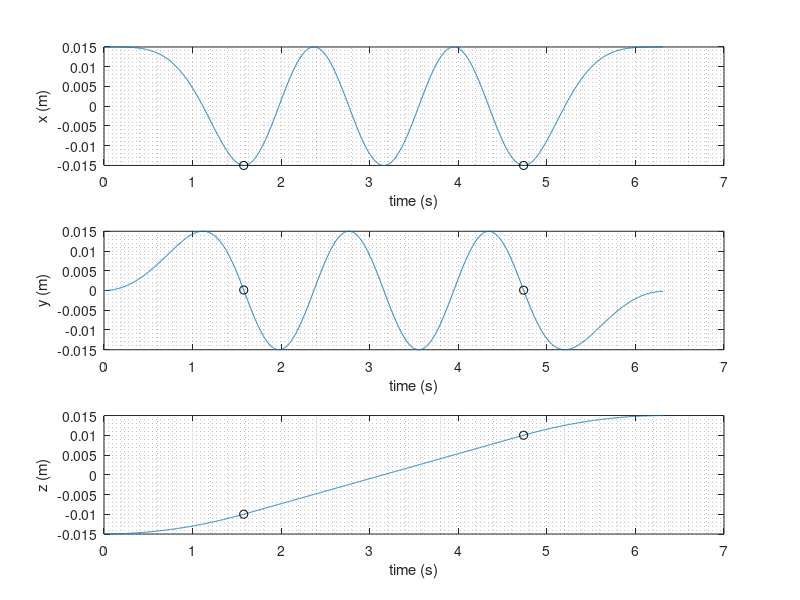
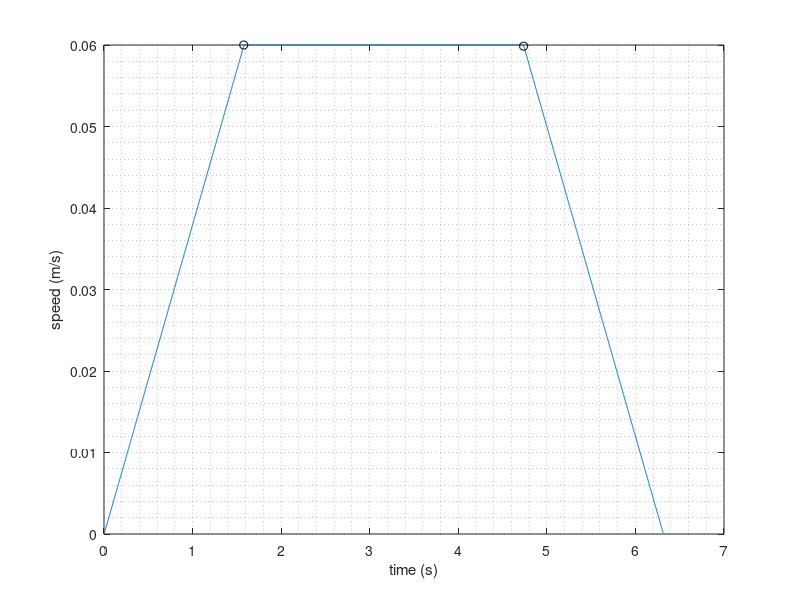
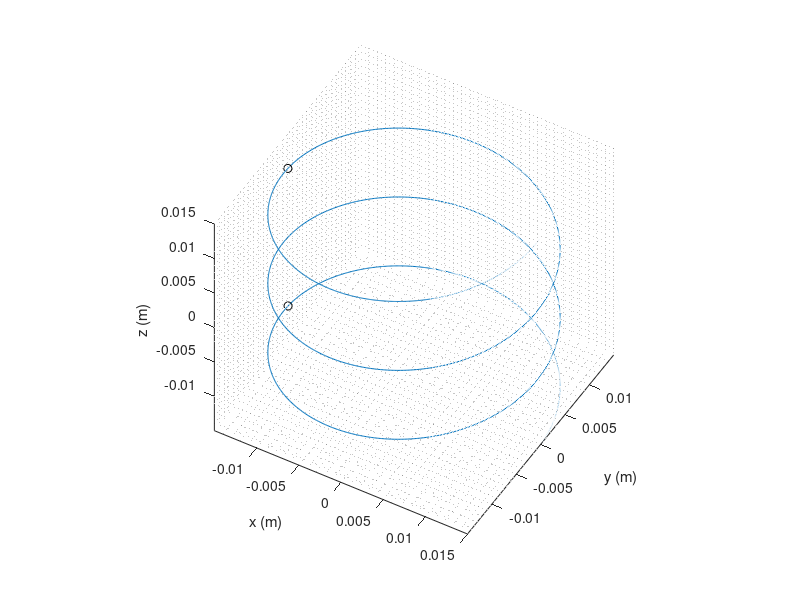

Source code (MATLAB) for these figures, in order: (Note: this script raises an error after producing the figures.)
% Structured Trajectory for Accuracy testing and requirements definition
% Created: 2017-01-24 David Monteverde
% Updates:
% 2017-01-26 DRM - added parameter merging_steps to account for
%      settling of inverse kinematics (before this number was 1 by default)
% 2017-02-07 DRM - remove modified helix pattern('flowers'); options for helix are
%    now 'fast' and 'slow'

clc
close all; clear all

%% choose desired pattern
% uncomment one choice:
pattern = 'helixfast';
%pattern = 'helixslow';

%% choose desired pose
% uncomment one choice:
pose = 'toolreach_mid';
%pose = 'toolreach_min';
%pose = 'toolreach_max';

%% parameters for base helical (circular) pattern:
d = 0.030; % m, circle (helix) diameter
samprate = 400; % Hz, sampling rate
% circle (projection of helix) defined on x-y plane, then trajectory is rotated with following Euler angles:
alpha = deg2rad(0); % rotation about x axis
beta = deg2rad(30);  % rotation about y axis
% cruising speeds:
switch pattern
    case 'helixfast'
        v = 0.060;  % m/s, TSE linear speed
    case 'helixslow'
        v = 0.015;  % m/s, TSE linear speed
end

dReach_lim = 0.054; % m, minimum allowed distance between TSE and RCM, 
%    given by: allowable speed limit, tool mass and nominal trajectory speed. 
%    For now just used in adjusting q_toolreach_min, and later verifying in last plot. 
%    dReach_lim = 0.054 assumes tool mass is 350 g and TSE speed is 60 mm/s

%% Calcs:
% construct base helix trajectory as follows:
% begin and end at zero speed [t0]
% half turn at constant acceleration [t0 t1]
% two turns at constant (cruising) speed [t1 t2]
% half turn at constant deceleration [t2 t3]
% so helix has a total of 3 turns
% depth of helix (along z) is same as diameter

r = d/2; % radius
N = 3; % number of turns
pitch = d/N; % m, helix pitch

phi = atan(pitch/(2*pi*r)); % helix pitch angle

vRadial = v*cos(phi); % velocity projected on x-y plane 
vAxial = v*sin(phi); % velocity projected on z direction

wRadial = vRadial/r; % circle angular velocity (rad/s, on x-y plane)

theta_ramping = pi; % half circle
theta_coasting = 2*pi*(N-1); % two turns
% angular acceleration (for circle on x-y plane)
aRadial = (wRadial^2)/(2*theta_ramping);

dist_ramping = pitch/2; % corresponding to half circle
aAxial = (vAxial^2)/(2*dist_ramping);  % linear acceleration (along z)

% time period durations
t1 = wRadial/aRadial;  % during acceleration
t2 = theta_coasting/wRadial; % during coasting
t3 = t1; % during deceleration

% time vectors
tstep = 1/samprate; % time step (in seconds)
t01 = (0:tstep:t1)'; % acceleration
t12 = (tstep:tstep:t2)'; % coasting
t23 = (tstep:tstep:t3)'; % deceleration

% corresponding angles (as functions of time, circle motion on x-y plane)
theta01 = 0.5*aRadial*t01.^2; % acceleration
theta12 = wRadial*t12; % coasting
theta23 = wRadial*t23 - 0.5*aRadial*t23.^2; % deceleration

% corresponding distances on z-direction
z01 = 0.5*aAxial*t01.^2; % acceleration
z12 = vAxial*t12; % coasting
z23 = vAxial*t23 - 0.5*aAxial*t23.^2; % deceleration

% join sections
t = [t01
    t01(end)+t12
    t01(end)+t12(end)+t23];
theta = [theta01
    theta01(end)+theta12
    theta01(end)+theta12(end)+theta23];
z = [z01
    z01(end)+z12
    z01(end)+z12(end)+z23];

n = length(t); % number of steps
% generate pattern
x = zeros(n,1);
y = zeros(n,1);
z = z - median(z); % re-center vector about zero

% generate circle (planar projection of helix, on x-y plane)
for i=1:n
    x(i) = r*cos(theta(i));
    y(i) = r*sin(theta(i));
end

coasting_start = length(t01); % index
coasting_end = length(t01)+length(t12)+1; % index

% plot position vs time
figure(1)
subplot(3,1,1)
plot(t,x)
hold on
plot(t(coasting_start),x(coasting_start),'ko')
plot(t(coasting_end),x(coasting_end),'ko')
grid minor
xlabel('time (s)'); ylabel('x (m)')

subplot(3,1,2)
plot(t,y)
hold on
plot(t(coasting_start),y(coasting_start),'ko')
plot(t(coasting_end),y(coasting_end),'ko')
grid minor
xlabel('time (s)'); ylabel('y (m)')

subplot(3,1,3)
plot(t,z)
hold on
plot(t(coasting_start),z(coasting_start),'ko')
plot(t(coasting_end),z(coasting_end),'ko')
grid minor
xlabel('time (s)'); ylabel('z (m)')

% plot speed vs time
figure(2)
speed = zeros(n-1,1);  % initialize
for i=1:n-1
    speed(i) = norm([x(i+1)-x(i)  y(i+1)-y(i)  z(i+1)-z(i)]) / tstep;
end  
plot(t(2:end),speed)
hold on
plot(t(coasting_start),speed(coasting_start),'ko')
plot(t(coasting_end),speed(coasting_end),'ko')
grid minor
xlabel('time (s)')
ylabel('speed (m/s)')

% plot trajectory
figure(3)
plot3(x,y,z)
hold on
plot3(x(coasting_start),y(coasting_start),z(coasting_start),'ko')
plot3(x(coasting_end),y(coasting_end),z(coasting_end),'ko')
axis equal; grid minor
xlabel('x (m)'); ylabel('y (m)'); zlabel('z (m)')
axis tight
view(30,45)

% rotation matrices about principal axes
Rx = [ 1      0            0;
       0  cos(alpha)  -sin(alpha);
       0  sin(alpha)   cos(alpha)];
   
Ry = [ cos(beta)  0  sin(beta);
           0      1     0;
      -sin(beta)  0  cos(beta)];
  
% rotate plane on which path was defined
pattern_path = zeros(3,n);
for i=1:n
    pattern_path(:,i) = Rx*Ry*[x(i) y(i) z(i)]';
end

%% load robot
load('vertex_arm_origin_1.5.mat')
load('arm_version_1.5.mat')
% modify URDF
%**** in RobotClass (>>open RobotClass), move xyz_ from private to public
% when using mockup weighted tool, origin of optical marker corresponds to
% proximal wrist
% per Bharat, need to adjust following parameter in URDF (distance from proximal wrist to back plane of carriage):

% **********USE THIS IF NEEDED **********
%robot_object.xyz_(3,12) = 0.5174; % FARO measurement of mockup tool 2017-01-20


%% define robot poses 
% "extended" pose, with tool translate in 3 positions:
% q_toolreach_mid is halfway between J8 joint limits
% q_toolreach_min is near J8 minimum-reach joint limit
% q_toolreach_max is near J8 maximum-reach joint limit
% 
d2r = deg2rad(1);
r2d = rad2deg(1);

q_toolreach_mid=[ 
    -160*d2r    % J1
    0           % J2
    110*d2r  %robot_object.joint_limit_(2,3+1)   % J3
    0           % J4
    0*d2r     % J5
    0*d2r      % J6
    mean(robot_object.joint_limit_(:,10)) - 40*d2r  % J7
    mean(robot_object.joint_limit_(:,11))   % tool translate
    0   % 
    0   % 
    0;0;0]; %

q_toolreach_min = q_toolreach_mid;
q_toolreach_min(8) = robot_object.joint_limit_(1,11) + 0.076; % adjust using dReach and dReach_lim

q_toolreach_max = q_toolreach_mid;
q_toolreach_max(8) = robot_object.joint_limit_(2,11) - 0.076;

%% select which pose to use:
switch pose
    case 'toolreach_mid'
        q = q_toolreach_mid;
    case 'toolreach_min'
        q = q_toolreach_min;
    case 'toolreach_max'
        q = q_toolreach_max;
end
        
%% perform inverse kinematics based on helical path
%filtering = 'yes'; % for applying filter post-IK

%robot_object.transformation_base_ = eye(4);
robot_object.CalculateFK(q);

translation_eef_init = robot_object.frames_(1:3,4,14); % eef position
rotation_eef_init = robot_object.frames_(1:3,1:3,14); % eef orientation

for i = 1:n
    position_path(:,i) = translation_eef_init - pattern_path(:,i);  % shift position (center of helix is at nominal position)
    rotation_path(:,:,i) = rotation_eef_init;  % keep eef orientation constant
end

% draw robot in reference configuration, and helical path
figure(11)
hold on
%camzoom(3)
% end effector (distal wrist) is 14
robot_object.DrawRobot(vertex_arm_origin,[0+1 3+1 5+1 7+1], 1.0);
grid minor; axis equal
xlabel('x axis')
ylabel('y axis')
zlabel('z axis')
light('Position',[1 3 2]);
light('Position',[-3 -1 -3]);
 
% scatter3
plot3(position_path(1,:),position_path(2,:),position_path(3,:))
% draw axes at first pose of path
%DrawCoordinateSystem([0.04 0.04 0.04],rotation_path(:,:,1),position_path(:,1),'rgb','init')

% perform inverse kinematics calculations (first step brings robot eef to path)
% to modify convergence criteria, change parameters in:
% C:\Users\dmonteverde\Google Drive\MATLAB\arm_analysis\MATLAB\haoran_model\init\InitIKParameters.m
qi = q; % initialize
for i = 2:n
    i
    qi(1:11,i) = robot_object.InverseKinematics(qi(1:11,i-1),position_path(:,i),rotation_path(:,:,i),'Spherical 6');
end
qi = qi';

% clean up results: remove first couple of steps, which is jump from center
% of pattern to actual path
merging_steps = 3;
t(1:merging_steps) = [];
qi(1:merging_steps,:) = [];

pattern_jointspace = [t qi];
% make sure first 2 rows are equal (makes running on robot easier)
pattern_jointspace = [pattern_jointspace(1,:);
                      pattern_jointspace];

% plot joint values vs time
figure(12)
subplot(3,1,1)
plot(t,qi(:,6))
xlabel('t (s)'); ylabel('J6 (rad)')
grid minor
subplot(3,1,2)
plot(t,qi(:,7))
xlabel('t (s)'); ylabel('J7 (rad)')
grid minor
hold on
plot(t,robot_object.joint_limit_(1,8)*ones(n-merging_steps,1),'--')
plot(t,robot_object.joint_limit_(2,8)*ones(n-merging_steps,1),'--')
subplot(3,1,3)
plot(t,qi(:,8))
xlabel('t (s)'); ylabel('J8 (m)')
grid minor
hold on
plot(t,robot_object.joint_limit_(1,11)*ones(n-merging_steps,1),'--')
plot(t,robot_object.joint_limit_(2,11)*ones(n-merging_steps,1),'--')

%% calculate wrist trajectory

clear traj_wrist
for i=1:length(qi)
    q = qi(i,:)';
    robot_object.CalculateFK(q);
    traj_wrist(i,:) = robot_object.frames_(1:3,4,13)'; % trajectory of proximal wrist (index=13)
end

pattern_taskspaceWrist = [t traj_wrist];
   
% plot wrist-to-RCM distance vs time
locRCM = robot_object.frames_(1:3,4,18); % location of RCM
clear dReach
for i=1:length(traj_wrist)
    dReach(i) = norm(traj_wrist(i,:) - locRCM');
end
dReach = dReach'; % make column vector

figure(13)
plot(t,dReach)
hold on; grid minor
plot(t,dReach_lim*ones(length(t),1),'--')
xlabel('t (s)')
ylabel('RCM-to-TSE distance (m)')


%% save results
switch pattern
    case 'helixfast'
        switch pose
            case 'toolreach_mid'
                save('helixfast_midp_jointspace.mat','pattern_jointspace')
                save('helixfast_midp_taskspaceWrist.mat','pattern_taskspaceWrist')
            case 'toolreach_min'
                save('helixfast_highp_jointspace.mat','pattern_jointspace')
                save('helixfast_highp_taskspaceWrist.mat','pattern_taskspaceWrist')
            case 'toolreach_max'
                save('helixfast_lowp_jointspace.mat','pattern_jointspace')
                save('helixfast_lowp_taskspaceWrist.mat','pattern_taskspaceWrist')
        end
    case 'helixslow'
        switch pose
            case 'toolreach_mid'
                save('helixslow_midp_jointspace.mat','pattern_jointspace')
                save('helixslow_midp_taskspaceWrist.mat','pattern_taskspaceWrist')
            case 'toolreach_min'
                save('helixslow_highp_jointspace.mat','pattern_jointspace')
                save('helixslow_highp_taskspaceWrist.mat','pattern_taskspaceWrist')
            case 'toolreach_max'
                save('helixslow_lowp_jointspace.mat','pattern_jointspace')
                save('helixslow_lowp_taskspaceWrist.mat','pattern_taskspaceWrist')
        end
end


